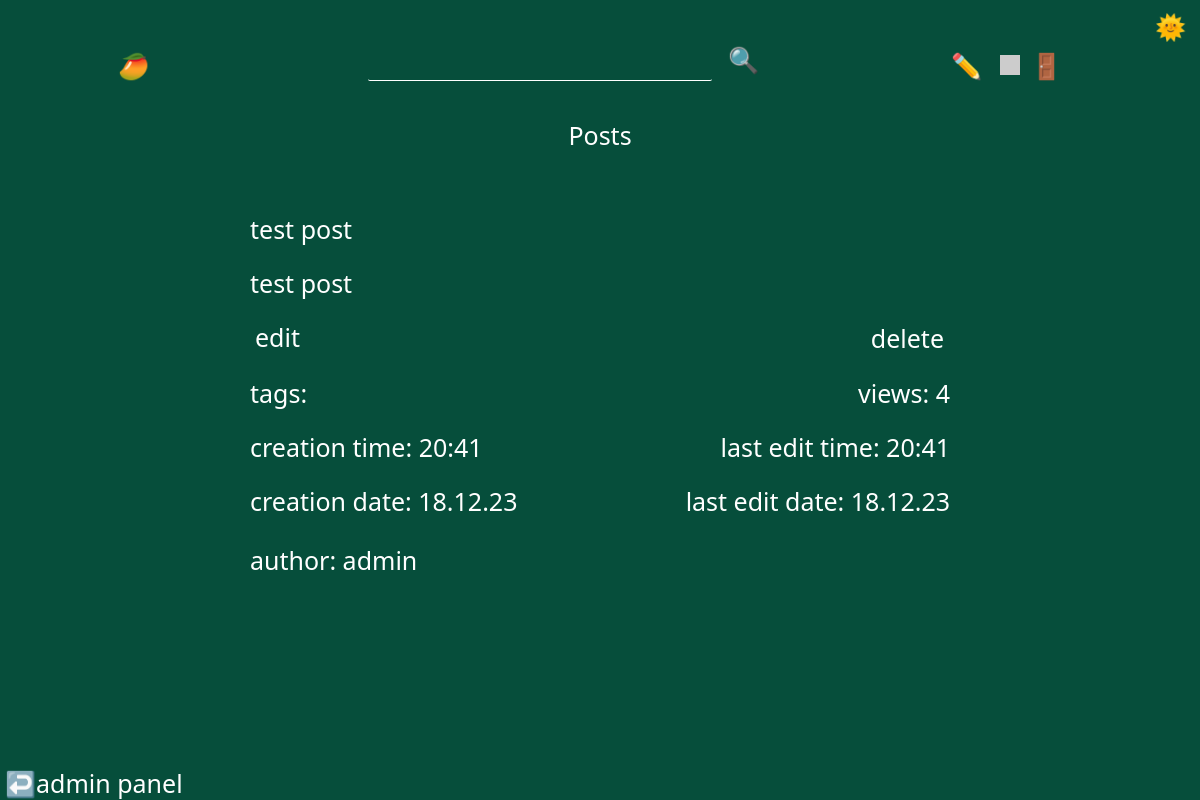
Screenshot of /admin/posts (signed in) with the database file from the repository.
### tables this page shows
CREATE TABLE "Users" (
	"userID"	INTEGER NOT NULL UNIQUE,
	"userName"	TEXT UNIQUE,
	"number"	TEXT UNIQUE,
	"password"	TEXT,
	"profilePicture"	TEXT,
	"role"	TEXT,
	"points"	INTEGER,
	"creationDate"	TEXT,
	"creationTime"	TEXT,
	"isVerified"	TEXT DEFAULT 'False',
	PRIMARY KEY("userID" AUTOINCREMENT)
);

### routes/adminPanelPosts.py (the view)
@adminPanelPostsBlueprint.route("/admin/posts", methods=["GET", "POST"])
@adminPanelPostsBlueprint.route("/adminpanel/posts", methods=["GET", "POST"])
def adminPanelPosts():
    match "userName" in session:
        case True:
            connection = sqlite3.connect("db/users.db")
            cursor = connection.cursor()
            cursor.execute(
                f'select role from users where userName = "{session["userName"]}"'
            )
            role = cursor.fetchone()[0]
            if request.method == "POST":
                if "postDeleteButton" in request.form:
                    deletePost(request.form["postID"])
            match role == "admin":
                case True:
                    connection = sqlite3.connect("db/posts.db")
                    cursor = connection.cursor()
                    cursor.execute("select * from posts")
                    posts = cursor.fetchall()
                    return render_template(
                        "dashboard.html", posts=posts, showPosts=True
                    )
                case False:
                    return redirect("/blog")
        case False:
            return redirect("/blog")

### app.py (called while the page is built)
@app.context_processor
def utility_processor():
    getProfilePicture
    return dict(getProfilePicture=getProfilePicture)

### helpers.py (called while the page is built)
def getProfilePicture(userName):
    connection = sqlite3.connect("db/users.db")
    cursor = connection.cursor()
    cursor.execute(
        f'select profilePicture from users where lower(userName) = "{userName.lower()}"'
    )
    return cursor.fetchone()[0]

### templates/dashboard.html (shortened to what this page needs)
{% extends 'layout.html'%} {%block head%}
<link
  rel="stylesheet"
  href="{{ url_for('static', filename='css/index.css') }}"
/>
<link
  rel="stylesheet"
  href="{{ url_for('static', filename='css/dashboard.css') }}"
/>
{% endblock head %} {%block body%} {% if showPosts %}
<h1 class="textCenter">Posts</h1>
{% for post in posts %}
<div class="post centeredHorizontally">
  <a class="title textPrimary" href="/post/{{post[0]}} ">{{post[1]}}</a>
  <div class="content" tag="content">{{post[3]|safe}}</div>
  <section>
    <a href="/editpost/{{post[0]}}" class="btn btnLink textPrimary">edit</a>
    <form method="post">
      <button
        type="submit"
        name="postDeleteButton"
        class="btn btnLink textPrimary"
      >
        delete
      </button>
    </form>
  </section>
  <div class="info">
    <p>tags: {{post[2]}}</p>
    <p>views: {{post[7]}}</p>
  </div>
  <div class="info">
    <p>creation time: {{post[6]}}</p>
    <p>last edit time: {{post[9]}}</p>
  </div>
  <div class="info">
    <p>creation date: {{post[5]}}</p>
    <p>last edit date: {{post[8]}}</p>
  </div>
  {% if request.path == "/admin/posts" %}
  <p>
    author:
    <a href="/user/{{post[4].lower()}}" class="textPrimary">{{post[4]}}</a>
  </p>
  {% endif %}
</div>
{% endfor %} {% endif %}  {% if request.path == "/admin/posts" %}
<a href="/admin" class="btn btnLink textPrimary" id="btnAdminPanel"
  >↩️admin panel</a
>
{% endif %} {% endblock body %}

### static/css/general.css (style rules this page uses)
:root { --themePrimary: #fff; --themeSecondary: #064e3b; --themeHelper: #f3f4f6; --primaryColor: #fff; --primaryHelper: #f3f4f6; }
* { font-family: ui-sans-serif, system-ui, -apple-system, BlinkMacSystemFont, "Segoe UI", Roboto, "Helvetica Neue", Arial, "Noto Sans", sans-serif, "Apple Color Emoji", "Segoe UI Emoji", "Segoe UI Symbol", "Noto Color Emoji"; color: var(--themePrimary); font-size: 1.25rem !important; font-weight: 400 !important; }
html { font-size: 125% !important; }
body { background-color: var(--themeSecondary); }
a { text-decoration: none; user-select: none; }
button { background-color: transparent; border: 0; }
.centeredHorizontally { margin-left: auto; margin-right: auto; }
.btn { height: fit-content; width: fit-content; border-radius: 0.25rem; border: 0px; transition: 0.25s; font-weight: 500; cursor: pointer; font-size: 0.9rem; text-align: center; margin: 0rem 0.25rem; }
.btnLink, .btnPrimary { background-color: transparent; }
.textPrimary { color: var(--primaryColor); transition: 0.25s; }
.textCenter { text-align: center; }
#btnAdminPanel { position: fixed; bottom: 0px; left: 0px; }

### static/css/index.css (style rules this page uses)
.post { max-width: 35rem; max-height: fit-content; margin-top: 2rem; border-radius: 1rem; margin-bottom: 1rem; padding: 1rem; }
.content { display: -webkit-box; overflow: hidden; -webkit-line-clamp: 8; -webkit-box-orient: vertical; margin: 1rem 0rem; }
.content p { display: inline; }
.title { font-size: 1.5rem; }

### static/css/dashboard.css (style rules this page uses)
button { margin: 0 !important; }
section, .info { display: flex; justify-content: space-between; }
.content { -webkit-line-clamp: 2; }
.info p { margin: 1rem 0 0 0; font-size: 0.8rem; }

### rows the page displays
Users: post "test post", post "4", post "20:41", post "18.12.23", post "admin"
